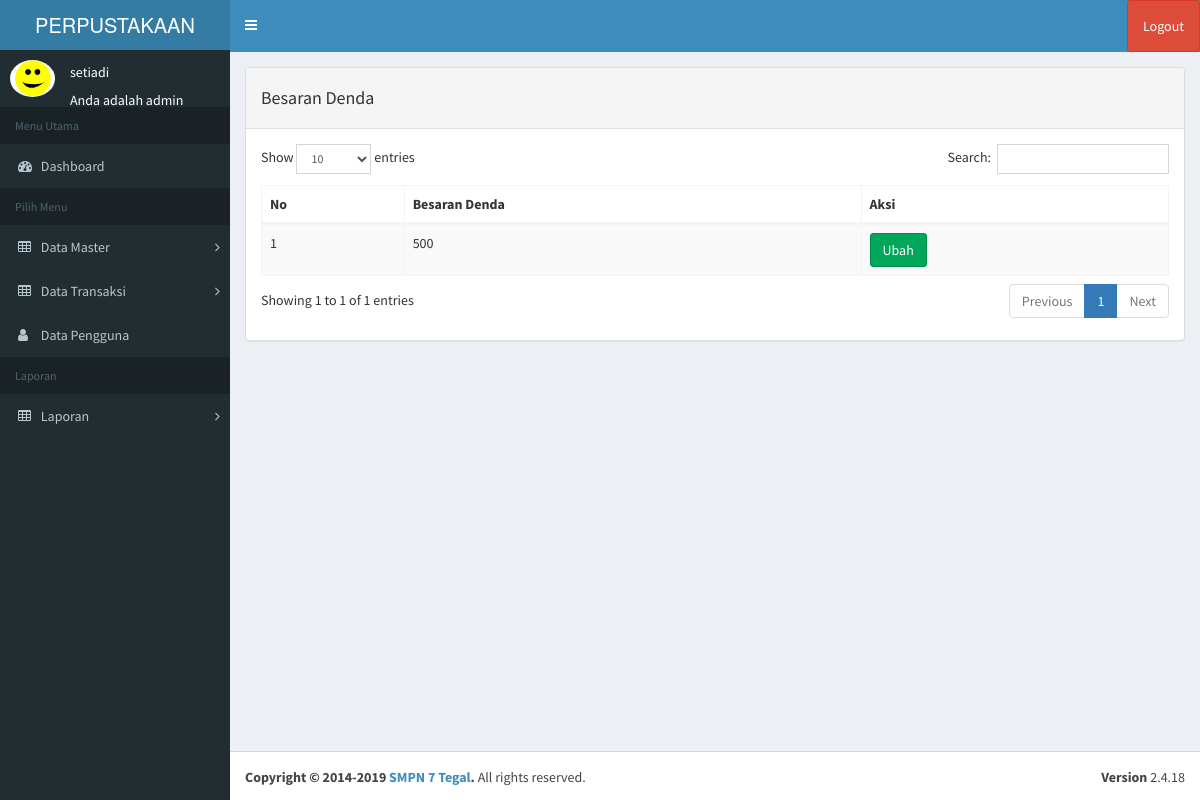
/index.php?page=denda (signed in), run on the app's committed database.
### tables this page shows
CREATE TABLE `tb_pengguna` (
  `id` int(11) NOT NULL,
  `username` varchar(100) NOT NULL,
  `nama` varchar(100) NOT NULL,
  `password` varchar(50) NOT NULL,
  `level` varchar(20) NOT NULL,
  `foto` varchar(25) NOT NULL
);

CREATE TABLE `tb_denda` (
  `id` int(11) NOT NULL,
  `denda` varchar(100) NOT NULL
);

### index.php (the view, shortened to what this page needs)
<?php
	$koneksi = new mysqli("localhost","root","","db_perpustakaan");
	?>
<!DOCTYPE html>
<html>
<head>
  <link rel="stylesheet" href="bower_components/bootstrap/dist/css/bootstrap.min.css">
  <link rel="stylesheet" href="bower_components/font-awesome/css/font-awesome.min.css">
  <link rel="stylesheet" href="bower_components/Ionicons/css/ionicons.min.css">
  <link rel="stylesheet" href="dist/css/AdminLTE.min.css">
  <link rel="stylesheet" href="dist/css/skins/_all-skins.min.css">
  <link rel="stylesheet" href="bower_components/morris.js/morris.css">
  <link rel="stylesheet" href="bower_components/jvectormap/jquery-jvectormap.css">
  <link rel="stylesheet" href="bower_components/bootstrap-datepicker/dist/css/bootstrap-datepicker.min.css">
  <link rel="stylesheet" href="bower_components/bootstrap-daterangepicker/daterangepicker.css">
  <link rel="stylesheet" href="plugins/bootstrap-wysihtml5/bootstrap3-wysihtml5.min.css">
  <link rel="stylesheet" type="text/css" href="dataTables/DataTables-1.10.20/css/dataTables.bootstrap.min.css"/>
</head>
<body class="hold-transition skin-blue sidebar-mini">
<div class="wrapper">
  <header class="main-header">
    <a href="index.php" class="logo">
      <span class="logo-lg">PERPUSTAKAAN</span>
    </a>
    <nav class="navbar navbar-static-top">
      <a href="#" class="sidebar-toggle" data-toggle="push-menu" role="button">
      </a>
      <div class="navbar-custom-menu">
        <ul class="nav navbar-nav">
          <li class="dropdown user user-menu">
            <a href="#" class="dropdown-toggle" data-toggle="dropdown">
                <li><a onclick="return confirm('Apakah anda yakin akan logout?')" class="btn btn-danger" class="logout" href="logout.php">Logout</a></li>
            </a>
          </li>
        </ul>
      </div>
    </nav>
  </header>
  <aside class="main-sidebar">
    <section class="sidebar">
           <div class="user-panel">
	<?php
	if ($_SESSION['admin']) {
	   $user = $_SESSION['admin'];
	}
	$sql =$koneksi->query("select * from tb_pengguna where id='$user'");
	$data = $sql->fetch_assoc();
	?>
    <div class="pull-left image">
          <img src="img/<?php echo $data['foto']?>" class="img-circle" width="48" height="48" alt="User" />
        </div>
        <div class="pull-left info">
                    <div class="name" data-toggle="dropdown" aria-haspopup="true" aria-expanded="false"><?php echo $data['nama'];?></div>
					<br>
                    <div class="email">Anda adalah <?php echo $data['level'];?></div>
        </div>
      </div>
  <ul class="sidebar-menu" data-widget="tree">
        <li class="header">Menu Utama</li>
        <li class="active treeview menu-open">
		<li>
          <a href="?page=home">
            <i class="fa fa-dashboard"></i> <span>Dashboard</span>
          </a>
        </li>
        <ul class="sidebar-menu" >
        <li class="header">Pilih Menu</li>
		 <li class="treeview">
          <a href="#">
            <i class="fa fa-table"></i> <span>Data Master</span>
            <span class="pull-right-container">
              <i class="fa fa-angle-right pull-right"></i>
            </span>
          </a>
        </li>
		 <li class="treeview">
          <a href="">
            <i class="fa fa-table"></i> <span>Data Transaksi</span>
            <span class="pull-right-container">
              <i class="fa fa-angle-right pull-right"></i>
            </span>
          </a>
        </li>
	<li>
          <a href="?page=pengguna">
            <i class="fa fa-user"></i> <span>Data Pengguna</span>
          </a>
        </li>
		<ul class="sidebar-menu" >
        <li class="header">Laporan</li>
		 <li class="treeview">
          <a href="">
            <i class="fa fa-table"></i> <span>Laporan</span>
            <span class="pull-right-container">
              <i class="fa fa-angle-right pull-right"></i>
            </span>
          </a>
        </li>
      </ul>
    </section>
  </aside>
  <div class="content-wrapper">
    <section class="content">
	<?php
			   $page = $_GET['page'];
			   $aksi = $_GET['aksi'];
			   if ($page == "denda") {
				   if ($aksi == "") {
					   include "page/denda/denda.php";
				   }
			   }
			   ?>
  </div>
  <footer class="main-footer">
    <div class="pull-right hidden-xs">
      <b>Version</b> 2.4.18
    </div>
    <strong>Copyright &copy; 2014-2019 <a>SMPN 7 Tegal</a>.</strong> All rights
    reserved.
  </footer>
</div>
</body>
</html>

### page/denda/denda.php (shortened to what this page needs)
              <div class="panel panel-default">
                  <div class="panel-heading">
                   <h4>Besaran Denda</h4>
                  </div>
                  <div class="panel-body">
<div class="row">
<div class="col-md-12">
<div class="content-panel">
                      <div class="table-responsive">
                          <table class="table table-striped table-bordered table-hover" id="anggota">
                              <thead>
                                  <tr>
                                      <th>No</th>
                                      <th>Besaran Denda</th>
					<th>Aksi</th>
                                  </tr>
                              </thead>
<tbody>
<?php
			$no = 1;
			$sql = $koneksi->query("select * from tb_denda");
			while ($data = $sql->fetch_assoc()) {
			?>
<tr>
	<td><?php echo $no++; ?></td>
	<td><?php echo $data['denda']; ?></td>
	<td>
	<a href="?page=denda&aksi=ubah&id=<?php echo $data['id'] ?>" class="btn btn-success" >Ubah</a>
	</td>
</tr>
			<?php }?>
				   </tbody>
                          </table>
		</div>
		</section>

### data on the page
tb_pengguna: foto (picture), nama "setiadi", level "admin"
tb_denda: denda "500"
